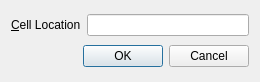
<?xml version="1.0" encoding="UTF-8"?>
<ui version="4.0">
 <class>GoToCellDialog</class>
 <widget class="QDialog" name="GoToCellDialog">
  <property name="geometry">
   <rect>
    <x>0</x>
    <y>0</y>
    <width>260</width>
    <height>82</height>
   </rect>
  </property>
  <property name="windowTitle">
   <string>Go To Cell</string>
  </property>
  <layout class="QVBoxLayout" name="verticalLayout">
   <item>
    <layout class="QHBoxLayout" name="horizontalLayout">
     <item>
      <widget class="QLabel" name="label">
       <property name="text">
        <string>&amp;Cell Location</string>
       </property>
       <property name="buddy">
        <cstring>lineEdit</cstring>
       </property>
      </widget>
     </item>
     <item>
      <widget class="QLineEdit" name="lineEdit"/>
     </item>
    </layout>
   </item>
   <item>
    <widget class="QDialogButtonBox" name="buttonBox">
     <property name="standardButtons">
      <set>QDialogButtonBox::Cancel|QDialogButtonBox::Ok</set>
     </property>
    </widget>
   </item>
  </layout>
 </widget>
 <resources/>
 <connections/>
</ui>
